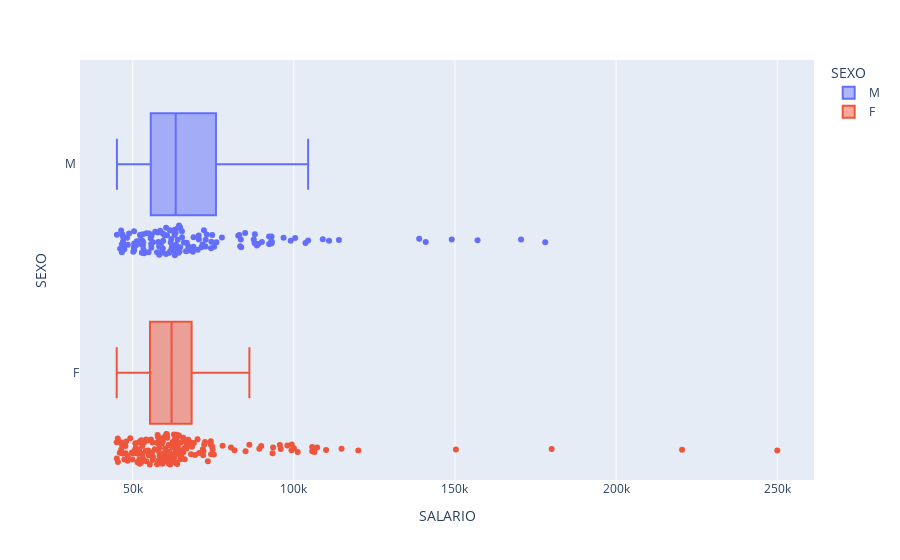

Source (notebook cell):
### Code cell
fig = plt.figure(figsize=[15,10])
fig = px.box(df,x = 'SALARIO', y= 'SEXO', points='all', color="SEXO")
fig.show()

### Figure 1 — Plotly figure (JSON) as saved in the notebook; plotly's stock layout.template omitted (floating-point values rounded to 4 significant figures; data arrays with more than 128 entries replaced by an {"elided": "..."} marker saying what was removed)
{"data": [{"alignmentgroup": "True", "boxpoints": "all", "hovertemplate": "SEXO=%{y}<br>SALARIO=%{x}<extra></extra>", "legendgroup": "M ", "marker": {"color": "#636efa"}, "name": "M ", "notched": false, "offsetgroup": "M ", "orientation": "h", "showlegend": true, "type": "box", "x": {"elided": "135 int values"}, "x0": " ", "xaxis": "x", "y": {"elided": "135 str values"}, "y0": " ", "yaxis": "y"}, {"alignmentgroup": "True", "boxpoints": "all", "hovertemplate": "SEXO=%{y}<br>SALARIO=%{x}<extra></extra>", "legendgroup": "F", "marker": {"color": "#EF553B"}, "name": "F", "notched": false, "offsetgroup": "F", "orientation": "h", "showlegend": true, "type": "box", "x": {"elided": "176 int values"}, "x0": " ", "xaxis": "x", "y": {"elided": "176 str values"}, "y0": " ", "yaxis": "y"}], "layout": {"boxmode": "overlay", "legend": {"title": {"text": "SEXO"}, "tracegroupgap": 0}, "margin": {"t": 60}, "xaxis": {"anchor": "y", "domain": [0, 1], "title": {"text": "SALARIO"}}, "yaxis": {"anchor": "x", "categoryarray": ["F", "M "], "categoryorder": "array", "domain": [0, 1], "title": {"text": "SEXO"}}}}
